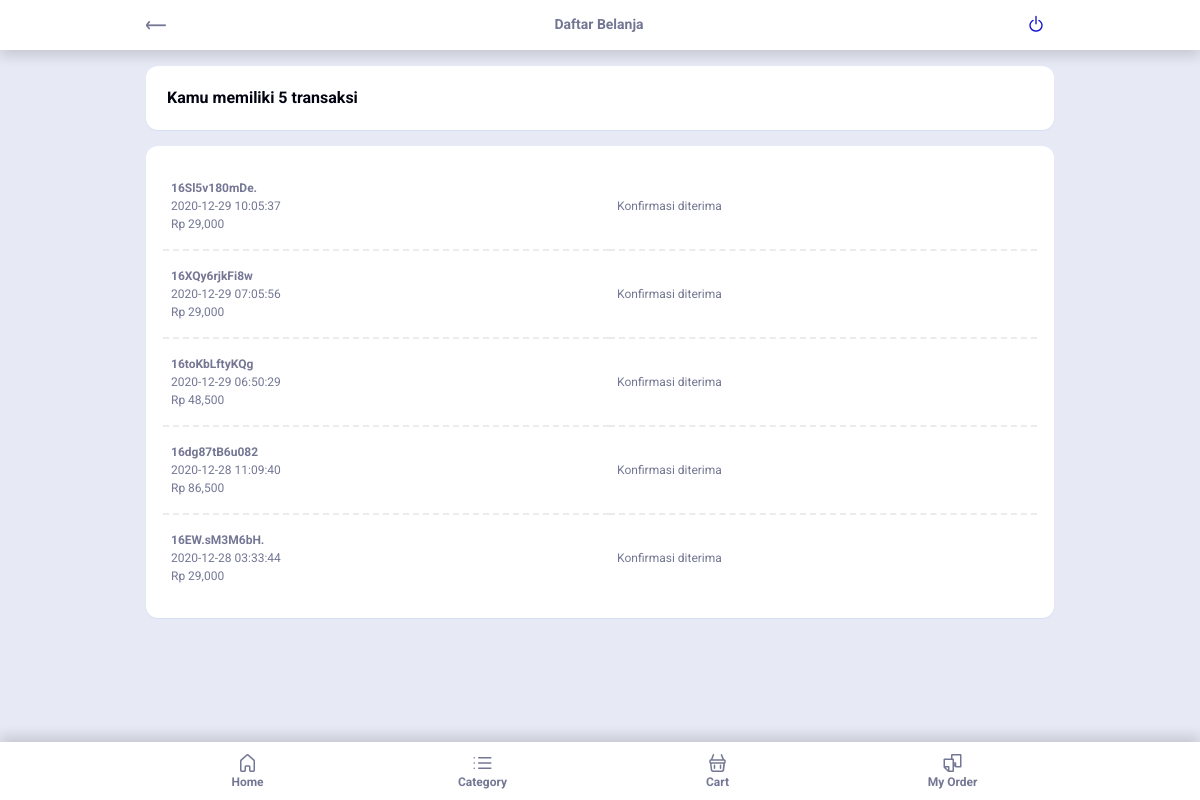
The page /order.php (signed in) on the database its author committed.
### tables this page shows
CREATE TABLE `cart` (
  `idcart` int(11) NOT NULL,
  `orderid` varchar(100) NOT NULL,
  `userid` int(11) NOT NULL,
  `tglorder` timestamp NOT NULL DEFAULT current_timestamp(),
  `status` varchar(10) NOT NULL DEFAULT 'Cart'
);

### order.php (the view, shortened to what this page needs)
<?php
include 'dbconnect.php';
$uid = $_SESSION['id'];
$itungtrans = mysqli_query($conn,"select count(orderid) as jumlahtrans from cart where userid='$uid' and status!='Cart'");
$itungtrans2 = mysqli_fetch_assoc($itungtrans);
$itungtrans3 = $itungtrans2['jumlahtrans'];
?>
<!DOCTYPE html>
<html lang="en">
  <head>
    <?php include 'components/head.php'; ?>
  </head>
  <body>
    <div class="header-area" id="headerArea">
      <div class="container h-100 d-flex align-items-center justify-content-between">
        <div class="back-button"><a href="javascript:history.go(-1)"><i class="lni lni-arrow-left"></i></a></div>
        <div class="page-heading">
          <h6 class="mb-0">Daftar Belanja</h6>
        </div>
        <div class="suha-navbar-toggler d-flex flex-wrap">
          <?php
          if(isset($_SESSION['log'])){
            echo '<a href="logout"><i class="lni lni-power-switch"></i></a>';
          } else {
            echo '<a href="login"><i class="lni lni-user"></i></a>';
          };
          ?>
        </div>
      </div>
    </div>
    <div class="page-content-wrapper">
      <div class="container">
        <div class="cart-wrapper-area py-3">
          <div class="card coupon-card mb-3">
            <div class="card-body">
              <div class="apply-coupon">
                <h6 class="mb-0">Kamu memiliki <span><?php echo $itungtrans3 ?> transaksi</span></h6>
              </div>
            </div>
          </div>
          <?php
            if ($itungtrans3 > 0) {
          ?>
          <div class="cart-table card mb-3">
            <div class="table-responsive card-body">
              <table class="table mb-0">
                <tbody>
                <?php
                  $brg=mysqli_query($conn,"SELECT DISTINCT(idcart), c.orderid, tglorder, status from cart c, detailorder d where c.userid='$uid' and d.orderid=c.orderid and status!='Cart' order by tglorder DESC");
                  while($b=mysqli_fetch_array($brg)){
                ?>
                  <tr>
                    <td>
                      <b><?php echo $b['orderid'] ?></b><br><?php echo $b['tglorder'] ?><br>
                      Rp
                      <?php
                        $ongkir = 10000;
												$ordid = $b['orderid'];
												$result1 = mysqli_query($conn,"SELECT SUM(qty*hargaafter)+$ongkir AS count FROM detailorder d, produk p where d.orderid='$ordid' and p.idproduk=d.idproduk order by d.idproduk ASC");
												$cekrow = mysqli_num_rows($result1);
												$row1 = mysqli_fetch_assoc($result1);
												$count = $row1['count'];
												if($cekrow > 0){
                        echo number_format($count);
                        } else {
                          echo 'No data';
                        }
                      ?>
                    <td>
                    <?php
                    if($b['status']=='Payment'){
                    echo '
                    <a class="btn btn-primary text-white" href="konfirmasi.php?id='.$b['orderid'].'">Konfirmasi Pembayaran</a>
                    ';}
                    else if($b['status']=='Diproses'){
                    echo 'Pesanan Diproses (Pembayaran Diterima)';
                    }
                    else if($b['status']=='Dikirim'){
                      echo 'Pesanan Dikirim';
                    } else if($b['status']=='Selesai'){
                      echo 'Pesanan Selesai';
                    } else if($b['status']=='Dibatalkan'){
                      echo 'Pesanan Dibatalkan';
                    } else {
                      echo 'Konfirmasi diterima';
                    }
                    ?>
                    </td>
                    </td>
                  </tr>
                <?php
                  }
                ?>
                </tbody>
              </table>
            </div>
          </div>
          <?php } ?>
        </div>
      </div>
    </div>
    <?php include 'components/footer_nav.php'; ?>
  </body>
</html>

### rows shown on the page
cart: orderid "16Sl5v180mDe.", tglorder "2020-12-29 10:05:37", count "29,000", status "Konfirmasi diterima"
cart: orderid "16XQy6rjkFi8w", tglorder "2020-12-29 07:05:56", count "29,000", status "Konfirmasi diterima"
cart: orderid "16toKbLftyKQg", tglorder "2020-12-29 06:50:29", count "48,500", status "Konfirmasi diterima"
cart: orderid "16dg87tB6u082", tglorder "2020-12-28 11:09:40", count "86,500", status "Konfirmasi diterima"
cart: orderid "16EW.sM3M6bH.", tglorder "2020-12-28 03:33:44", count "29,000", status "Konfirmasi diterima"

### other values the page prints
$itungtrans3 "5"
